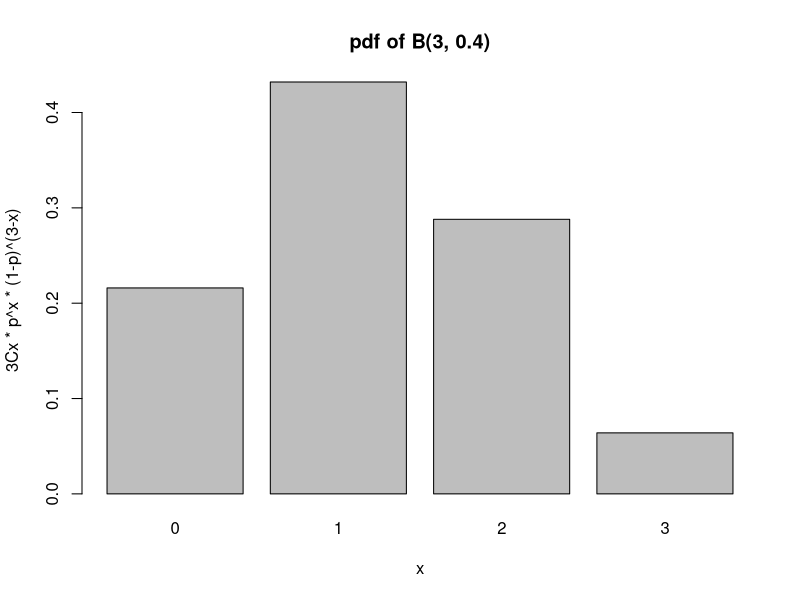
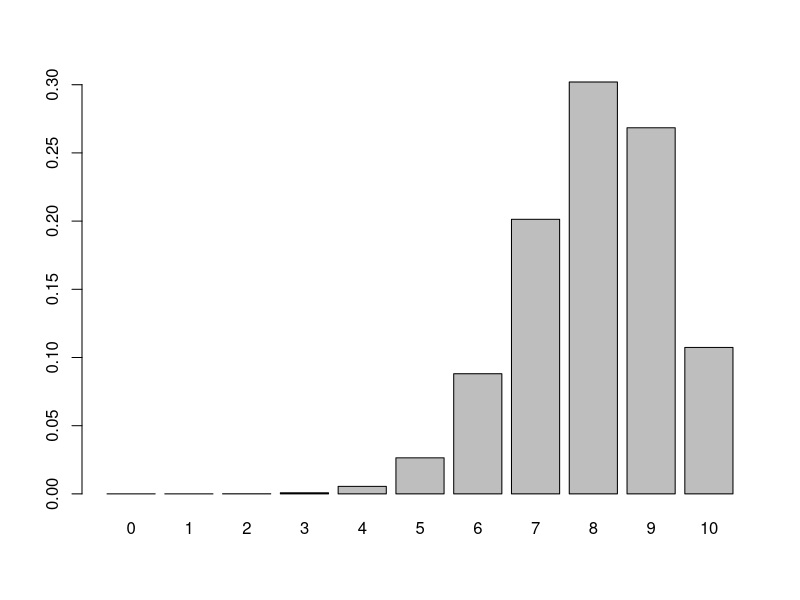
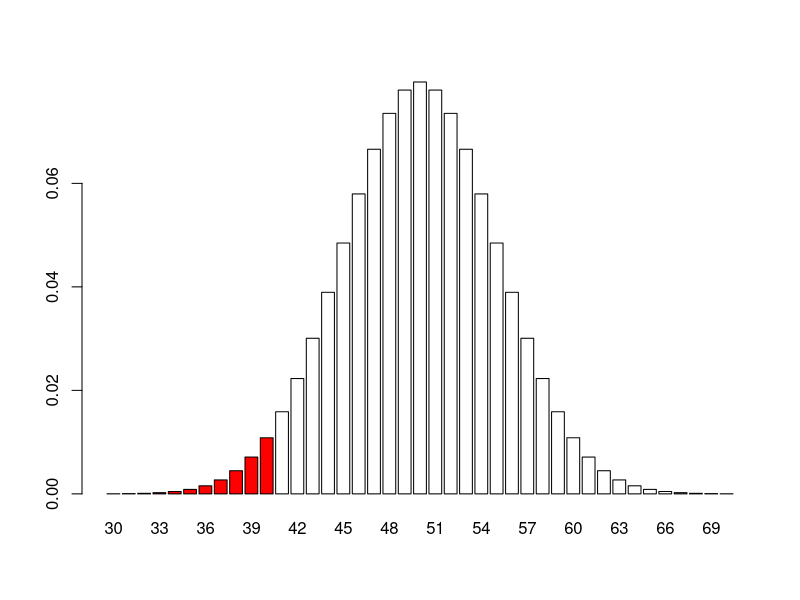
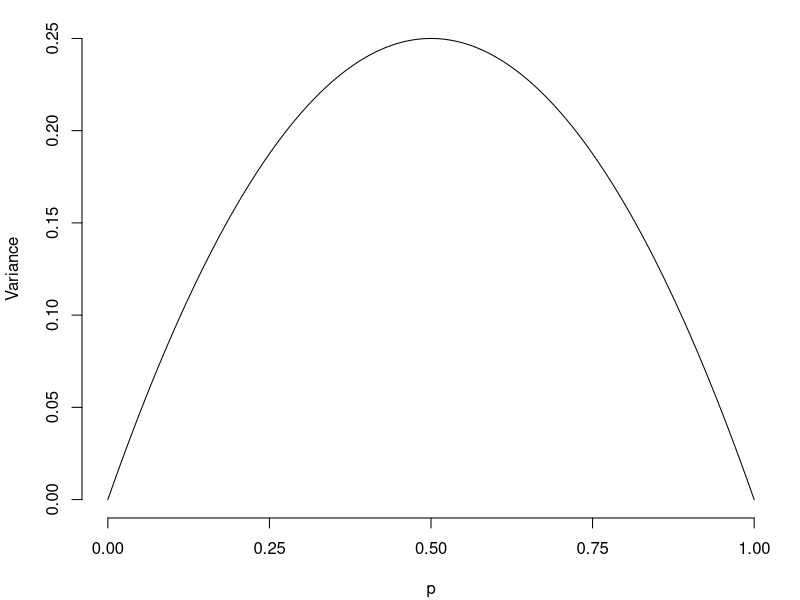

R code for these plots, in order:
## ---- chunk 1
#| echo: true
choose(n = 3, k = 0) # 3C0
choose(n = 3, k = 1) # 3C1
choose(n = 3, k = 2) # 3C2
choose(n = 3, k = 3) # 3C3
choose(n = 4, k = 2) # 4C2
## ---- chunk 2
#| echo: true
## Probability of 4 heads out of 5 flips:
choose(5, 4) * 0.5^5

## Probability of 3 heads out of 5 flips:
choose(5, 3) * 0.5^5
## ---- chunk 3
#| echo: true
## I really hope this adds to 1
(choose(5, 0) * 0.5^5) +
  (choose(5, 1) * 0.5^5) +
  (choose(5, 2) * 0.5^5) +
  (choose(5, 3) * 0.5^5) +
  (choose(5, 4) * 0.5^5) +
  (choose(5, 5) * 0.5^5)
## ---- chunk 4
#| echo: true
## Probability of exactly one 3 in two dice rolls
choose(2, 1) * (1/6)*(1-1/6)
## ---- chunk 5
#| echo: true
x <- c(0, 1, 2, 3) # X values
y <- c(
    choose(3, 0) * (0.4)^0 * (1 - 0.4)^3,
    choose(3, 1) * (0.4)^1 * (1 - 0.4)^2,
    choose(3, 2) * (0.4)^2 * (1 - 0.4)^1,
    choose(3, 3) * (0.4)^3 * (1 - 0.4)^0
)

#plot(x,y) # This will plot them, but it looks kinda bad
## Since X can only be 0, 1, 2, or 3, let's us a bar plot!
barplot(y, names = x,
  main = "pdf of B(3, 0.4)", xlab = "x",
  ylab = "3Cx * p^x * (1-p)^(3-x)")
## ---- chunk 6
#| echo: true
choose(10, 8) * (0.8)^8 * (1-0.8)^2
## ---- chunk 7
#| echo: true
choose(10, 9) * (0.8)^9 * (1-0.8)^1 +
  choose(10, 10) * (0.8)^10 * (1-0.8)^9
## ---- chunk 8
#| echo: true
choose(10, 8) * (0.8)^8 * (1 - 0.8)^2
dbinom(x = 8, size = 10, prob = 0.8)
## ---- chunk 9
#| echo: true
dbinom(x = c(8, 9, 10), size = 10, prob = 0.8)
## ---- chunk 10
#| echo: true
x <- 0:10 # a vector of the numbers from 0 to 10

## note: x is the name of the object AND the argument,
## hence why I wrote "x = x"
y <- dbinom(x = x, size = 10, prob = 0.8)

barplot(height = y, names = x)
## ---- chunk 11
#| echo: true
## Note: R evaluates the arguments *in order*
## It expects the arguments in the order of "x, size, prob",
## so it assumes the first argument is x, the second is size,
## and the third is prob.
dbinom(x = 0, size = 10, prob = 0.5) +
  dbinom(1, 10, 0.5) +
  dbinom(2, 10, 0.5) +
  dbinom(3, 10, 0.5) +
  dbinom(4, 10, 0.5)
## ---- chunk 12
#| echo: true
pbinom(q = 4, size = 10, prob = 0.5)
## ---- chunk 13
#| echo: true
pbinom(40, 100, 0.5)
## ---- chunk 14
#| echo: true
x <- 30:70 # The pdf is REALLY small outside this range

## I'm going to colour the bars where x <= 40
## Start with a bunch of white bars by REPeating the colour
## white for as many x values as we have
mycols <- rep("white", length(x))
## Next, we change the colour where x <= 40
mycols[x <= 40] <- "red"

## Calculate the distribution function
y <- dbinom(x, 100, 0.5)
barplot(height = y, names = x, col = mycols)
## ---- chunk 15
#| echo: true
1 - pbinom(q = 39, size = 100, prob = 0.5)
## ---- chunk 16
x <- seq(0,1,0.01)
y <- x*(1-x)
par(mar = c(4.1,4.1,1,1))
plot(y ~ x, type = "l", xlab = "p", ylab = "Variance", xaxt = "n", bty = "n")
axis(1, (0:4)/4)
